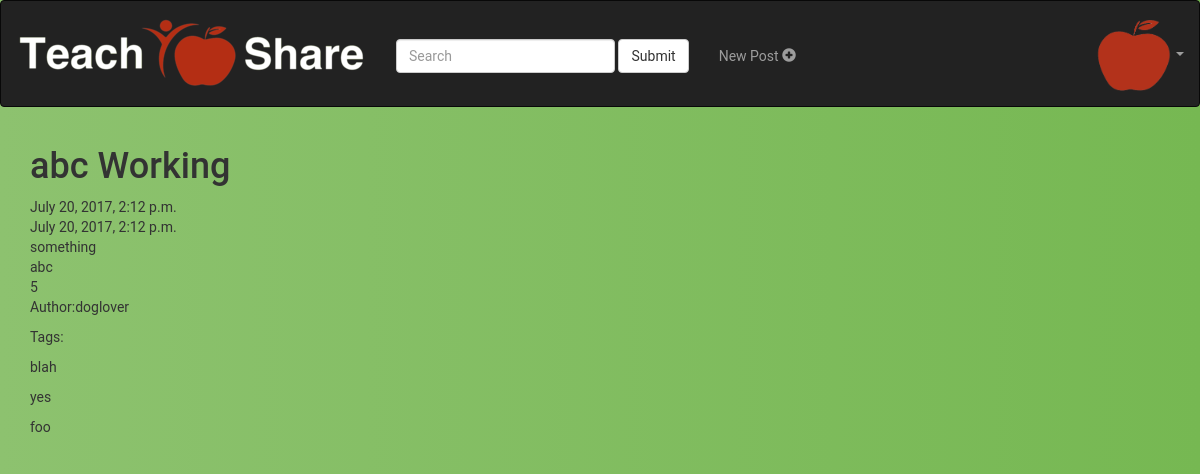
/account/detail/5/, run on an earlier commit of the app's database.
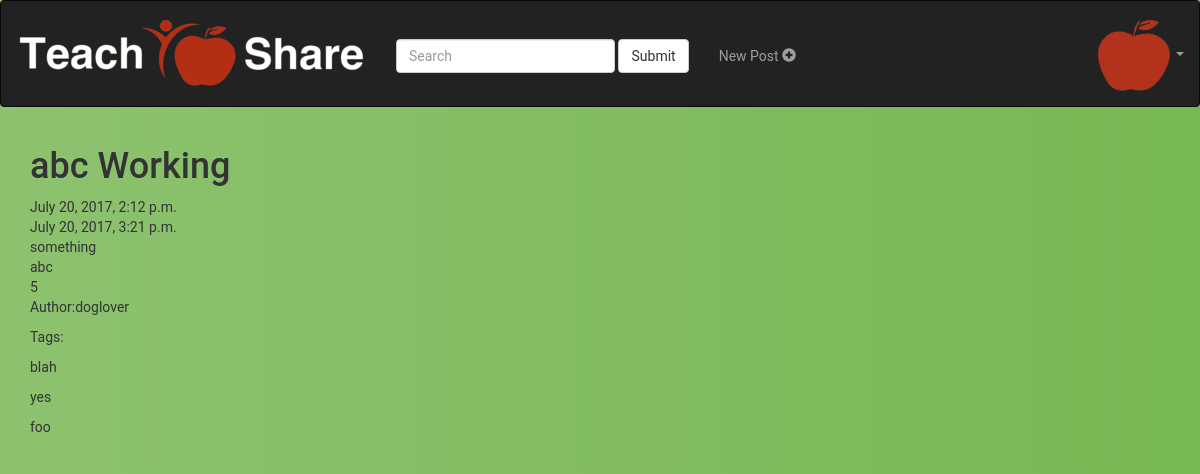
And on a later commit of the database.
### accounts/models.py (models this page shows)
class Post(models.Model):
	user = models.ForeignKey(settings.AUTH_USER_MODEL, default=1)
	title = models.CharField(max_length=100, default='')
	user = models.CharField(max_length=100, default='')
	content = models.TextField(default="")
	updated = models.DateTimeField(auto_now=True, auto_now_add=False)
	likes = models.IntegerField(default=0)
	timestamp = models.DateTimeField(auto_now=False, auto_now_add= True)

class Tag(models.Model):
	tag = models.CharField(max_length=100, default='')
	post = models.ForeignKey(Post, on_delete=models.CASCADE)

### accounts/views.py (the view)
# urls.py: url(r'^detail/(?P<id>\d+)/$', views.post_detail, name='post_detail' ),
def post_detail(request, id= None):
	instance = get_object_or_404(Post, id=id)
	context = {
		"title": instance.title,
		"instance": instance,
		"tags": instance.tag_set.all()
	}
	return render(request,'accounts/post_detail.html',context)

### accounts/templates/accounts/post_detail.html (shortened to what this page needs)
<!DOCTYPE html>
<html>
<head>
{% load static %}
<link rel="stylesheet" href="https://maxcdn.bootstrapcdn.com/bootstrap/3.3.7/css/bootstrap.min.css">
<link rel="stylesheet" href={% static 'accounts/post_detail.css'%} type = "text/css">
</head>
<body>
<nav class="navbar navbar-inverse ">
  <div class="container-fluid">
    <div class="navbar-header">
      <a class="navbar-brand" href="/account/dashboard">
        <img src="{% static "accounts/tslogo.png" %}" alt="TSLogo"/>
      </a>
    </div>
    <form class="navbar-form navbar-left nav-searchpad">
      <div class="form-group">
        <input type="text" class="form-control" placeholder="Search">
      </div>
      <button type="submit" class="btn btn-default">Submit</button>
    </form>
    <ul class="nav navbar-nav nav-navitems">
      <li><a href="/account/create/">
        <p>New Post <span class="glyphicon glyphicon-plus-sign"></span> </p>
        </a>
      </li>
    </ul>
    <ul class="nav navbar-nav navbar-right">
      <li class="dropdown">
        <a class="dropdown-toggle" data-toggle="dropdown" >
          <img src="{% static "accounts/applelogo.png" %}" alt="TSLogo"/>
        <span class="caret"></span></a>
      </li>
    </ul>
  </div>
</nav>
<div class = "container">
<h1> {{ title }} Working </h1>
{{instance.timestamp}}</br>
{{ instance.updated }}</br>
{{instance.content}}</br>
{{instance.title}}</br>
{{instance.id}}</br>
<p>Author:{{instance.user}}</p>
<p>Tags:
{% if tags %}
  {% for tag in tags %}
      <p>{{tag.tag}}</p>
  {% endfor %}
{% endif %}
</p>
</div>
<div class="col-xs-12" style="height:50px;"></div>
</body>
</html>

### accounts/static/accounts/post_detail.css (style rules this page uses)
body { background: #FCF4E3 ; background: -webkit-linear-gradient(right, #76b852, #8DC26F); background: -moz-linear-gradient(right, #76b852, #8DC26F); background: -o-linear-gradient(right, #76b852, #8DC26F); background: linear-gradient(to left, #76b852, #8DC26F); font-family: "Roboto", sans-serif; -webkit-font-smoothing: antialiased; -moz-osx-font-smoothing: grayscale; }
.navbar { min-height:100px !important; }
.nav-navitems { text-align: center; padding-top: 30px; }
.nav-searchpad { text-align: center; padding-top: 30px; }

What changed in the data, as far as the page shows it:
changed Post "abc": updated "July 20, 2017, 2:12 p.m." → "July 20, 2017, 3:21 p.m."
